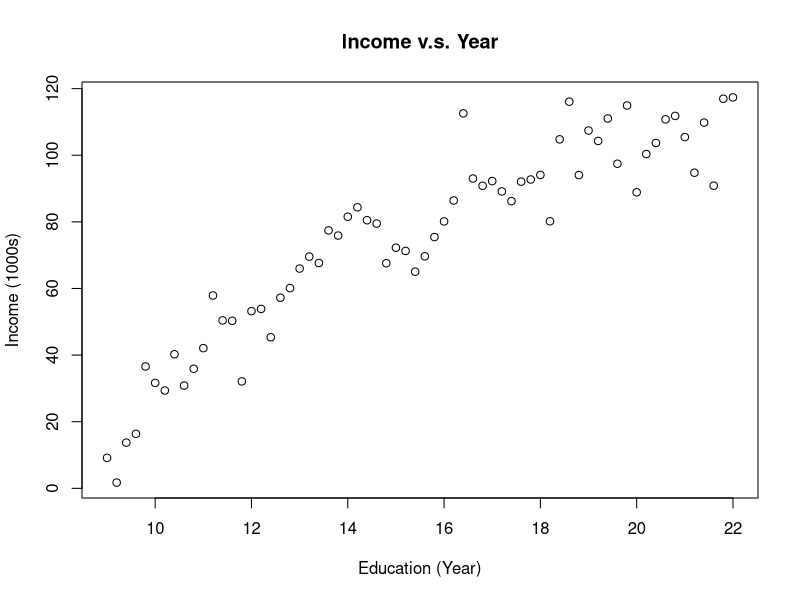

Generate this figure with R:
## ---- chunk 1
total_data <- read.csv("./UsedCar.csv", header=T, stringsAsFactors=T)
total_data$Log_price <- log(total_data$Price+1)
## ---- chunk 2
set.seed(7)
total_obs <- dim(total_data)[1]
# Data partition / Sample splitting
train_data_indices <- sample(1:total_obs, 0.8*total_obs)
train_data <- total_data[train_data_indices, ]
test_data <- total_data[-train_data_indices, ]

# Record the size of training data and test data
train_obs <- dim(train_data)[1]
test_obs <- dim(test_data)[1]
train_obs
test_obs

## ---- chunk 3
## Fit a LM with only intercept beta0
lm0 <- lm(Log_price~1, data=train_data)
## Fit a full LM
lm_full <- lm(Log_price~Age+Mileage+Fuel_Type+HP+Metallic+Automatic+CC+Doors+Quarterly_Tax+Weight, data=train_data)
summary(lm_full)
## ---- chunk 4
## Backward selection
lm_bkwd <- step(lm_full, direction = "backward", k = log(train_obs))
## ---- chunk 5
## Look at the result of lm_bwd
summary(lm_bkwd)
## ---- chunk 6
# Model deployment (transformed back to the original scale!)
lm0_pred <- exp(predict(lm0, newdata=test_data))-1
lm_full_pred <- exp(predict(lm_full, newdata = test_data)) #EXP because it is in LOG form
lm_bkwd_pred <- exp(predict(lm_bkwd, newdata = test_data))

## ---- chunk 7
# Test data error
library(forecast)
accuracy(lm0_pred, test_data$Price) # simplest model (underfit)
accuracy(lm_full_pred, test_data$Price)
accuracy(lm_bkwd_pred, test_data$Price)
## ---- chunk 8
train_data <- read.csv("./Income_Train.csv", header=T, stringsAsFactors=T)
test_data <- read.csv("./Income_Test.csv", header=T, stringsAsFactors=T)
total_data <- rbind(train_data, test_data)
plot(total_data$Education, total_data$Income, xlab='Education (Year)', ylab='Income (1000s)', main='Income v.s. Year')
## ---- chunk 9
# linear regression
lm1 <- lm(Income ~ Education, data = train_data)
# quadratic regression
lm2 <- lm(Income ~ Education + I(Education^2), data = train_data)
# 10th order polynomial regression
lm10 <- lm(Income ~ poly(Education, 10), data = train_data)
## ---- chunk 10
# 20th order polynomial regression of Income v.s. Education
lm20 <- lm(Income ~ poly(Education, 20), data = train_data)
## ---- chunk 11
# R^2
c(summary(lm1)$r.sq, summary(lm2)$r.sq, summary(lm10)$r.sq)
# BIC
c(BIC(lm1), BIC(lm2), BIC(lm10))
## ---- chunk 12
lm1_pred <- predict(lm1, newdata = test_data)
lm2_pred <- predict(lm2, newdata = test_data)
lm10_pred <- predict(lm10, newdata = test_data)

accuracy(lm1_pred, test_data$Income)
accuracy(lm2_pred, test_data$Income)
accuracy(lm10_pred, test_data$Income)
## ---- chunk 13

## ---- chunk 14

